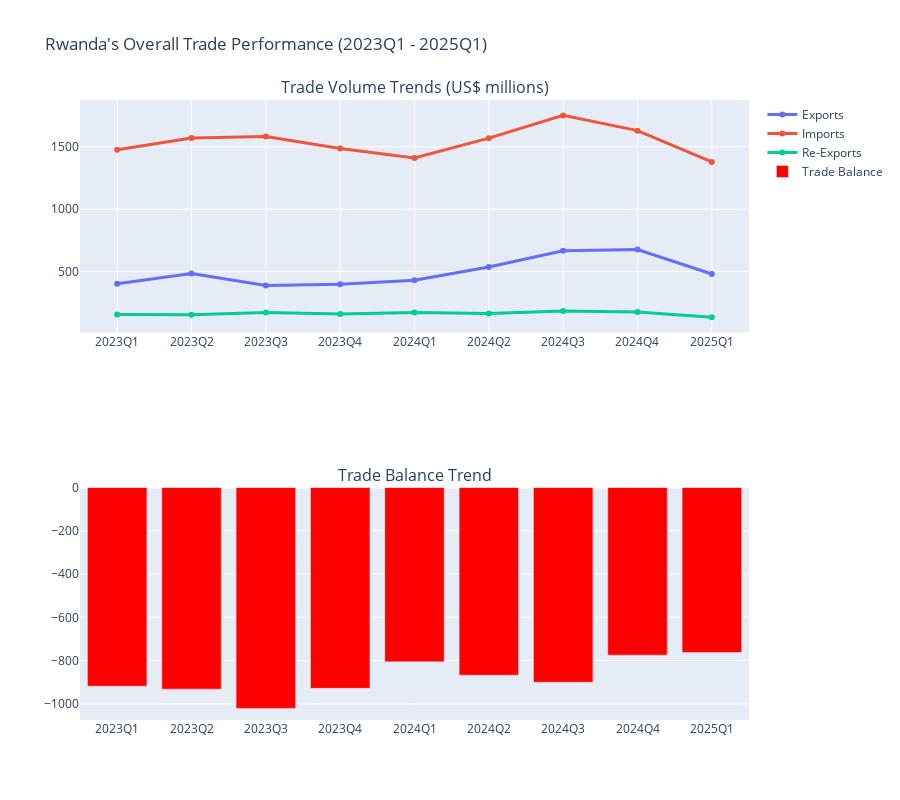

The notebook cell this image was saved under:
### Code cell
# Visualize overall trade trends
fig = make_subplots(
    rows=2, cols=1,
    subplot_titles=('Trade Volume Trends (US$ millions)', 'Trade Balance Trend'),
    specs=[[{"secondary_y": False}], [{"secondary_y": False}]]
)

# Trade volumes
for flow in ['Exports', 'Imports', 'Re-Exports']:
    flow_data = overall_trade_df[overall_trade_df['flow'] == flow]
    fig.add_trace(
        go.Scatter(
            x=flow_data['quarter'],
            y=flow_data['value'],
            mode='lines+markers',
            name=flow,
            line=dict(width=3)
        ),
        row=1, col=1
    )

# Trade balance
balance_data = overall_trade_df[overall_trade_df['flow'] == 'Trade Balance']
fig.add_trace(
    go.Bar(
        x=balance_data['quarter'],
        y=balance_data['value'],
        name='Trade Balance',
        marker_color='red'
    ),
    row=2, col=1
)

fig.update_layout(
    height=800,
    title_text="Rwanda's Overall Trade Performance (2023Q1 - 2025Q1)",
    showlegend=True
)

fig.show()

### Figure 1 — Plotly figure (JSON) as saved in the notebook; plotly's stock layout.template omitted (floating-point values rounded to 4 significant figures)
{"data": [{"line": {"width": 3}, "mode": "lines+markers", "name": "Exports", "type": "scatter", "x": ["2023Q1", "2023Q2", "2023Q3", "2023Q4", "2024Q1", "2024Q2", "2024Q3", "2024Q4", "2025Q1"], "xaxis": "x", "y": [402.1, 484.7, 388.1, 399.1, 431.6, 537.6, 667.0, 677.4, 480.8], "yaxis": "y"}, {"line": {"width": 3}, "mode": "lines+markers", "name": "Imports", "type": "scatter", "x": ["2023Q1", "2023Q2", "2023Q3", "2023Q4", "2024Q1", "2024Q2", "2024Q3", "2024Q4", "2025Q1"], "xaxis": "x", "y": [1477.0, 1571.0, 1582.0, 1487.0, 1411.0, 1569.0, 1752.0, 1629.0, 1379.0], "yaxis": "y"}, {"line": {"width": 3}, "mode": "lines+markers", "name": "Re-Exports", "type": "scatter", "x": ["2023Q1", "2023Q2", "2023Q3", "2023Q4", "2024Q1", "2024Q2", "2024Q3", "2024Q4", "2025Q1"], "xaxis": "x", "y": [156.3, 154.5, 173.0, 159.6, 173.2, 164.0, 184.6, 177.3, 135.4], "yaxis": "y"}, {"marker": {"color": "red"}, "name": "Trade Balance", "type": "bar", "x": ["2023Q1", "2023Q2", "2023Q3", "2023Q4", "2024Q1", "2024Q2", "2024Q3", "2024Q4", "2025Q1"], "xaxis": "x2", "y": [-918.1, -931.8, -1021.0, -928.3, -805.7, -867.3, -900.0, -774.7, -762.8], "yaxis": "y2"}], "layout": {"annotations": [{"font": {"size": 16}, "showarrow": false, "text": "Trade Volume Trends (US$ millions)", "x": 0.5, "xanchor": "center", "xref": "paper", "y": 1, "yanchor": "bottom", "yref": "paper"}, {"font": {"size": 16}, "showarrow": false, "text": "Trade Balance Trend", "x": 0.5, "xanchor": "center", "xref": "paper", "y": 0.375, "yanchor": "bottom", "yref": "paper"}], "height": 800, "showlegend": true, "title": {"text": "Rwanda's Overall Trade Performance (2023Q1 - 2025Q1)"}, "xaxis": {"anchor": "y", "domain": [0, 1]}, "xaxis2": {"anchor": "y2", "domain": [0, 1]}, "yaxis": {"anchor": "x", "domain": [0.625, 1]}, "yaxis2": {"anchor": "x2", "domain": [0, 0.375]}}}
